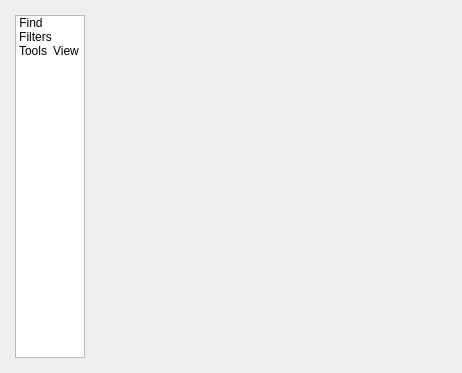
<?xml version="1.0" encoding="UTF-8"?>
<ui version="4.0">
 <class>SettingsFrameView</class>
 <widget class="QDockWidget" name="SettingsFrameView">
  <property name="geometry">
   <rect>
    <x>0</x>
    <y>0</y>
    <width>435</width>
    <height>373</height>
   </rect>
  </property>
  <property name="floating">
   <bool>true</bool>
  </property>
  <property name="windowTitle">
   <string>Frame View Settings</string>
  </property>
  <widget class="QWidget" name="dockWidgetContents">
   <layout class="QVBoxLayout" name="verticalLayout">
    <item>
     <layout class="QHBoxLayout" name="horizontalLayout">
      <property name="margin">
       <number>6</number>
      </property>
      <item>
       <widget class="QListWidget" name="iconWidget">
        <property name="maximumSize">
         <size>
          <width>16777215</width>
          <height>16777215</height>
         </size>
        </property>
        <property name="frameShadow">
         <enum>QFrame::Plain</enum>
        </property>
        <property name="lineWidth">
         <number>0</number>
        </property>
        <property name="verticalScrollBarPolicy">
         <enum>Qt::ScrollBarAlwaysOff</enum>
        </property>
        <property name="horizontalScrollBarPolicy">
         <enum>Qt::ScrollBarAlwaysOff</enum>
        </property>
        <property name="iconSize">
         <size>
          <width>48</width>
          <height>48</height>
         </size>
        </property>
        <property name="viewMode">
         <enum>QListView::IconMode</enum>
        </property>
        <item>
         <property name="text">
          <string>Find</string>
         </property>
         <property name="icon">
          <iconset>
           <normaloff>:/images/find.ico</normaloff>:/images/find.ico</iconset>
         </property>
        </item>
        <item>
         <property name="text">
          <string>Filters</string>
         </property>
         <property name="icon">
          <iconset>
           <normaloff>:/images/filter.ico</normaloff>:/images/filter.ico</iconset>
         </property>
        </item>
        <item>
         <property name="text">
          <string>Tools</string>
         </property>
         <property name="icon">
          <iconset>
           <normaloff>:/images/tools.ico</normaloff>:/images/tools.ico</iconset>
         </property>
        </item>
        <item>
         <property name="text">
          <string>View</string>
         </property>
         <property name="icon">
          <iconset>
           <normaloff>:/images/view.ico</normaloff>:/images/view.ico</iconset>
         </property>
        </item>
       </widget>
      </item>
      <item>
       <widget class="QStackedWidget" name="stackedWidget">
        <property name="currentIndex">
         <number>1</number>
        </property>
        <widget class="QWidget" name="findPage"/>
        <widget class="QWidget" name="filtersPage">
         <layout class="QGridLayout" name="gridLayout_3">
          <item row="0" column="0">
           <widget class="QWidget" name="widget" native="true"/>
          </item>
         </layout>
        </widget>
        <widget class="QWidget" name="toolsPage">
         <layout class="QVBoxLayout" name="verticalLayout_2">
          <item>
           <layout class="QGridLayout" name="gridLayout_2">
            <property name="margin">
             <number>0</number>
            </property>
            <item row="1" column="0">
             <widget class="QPushButton" name="applyButton">
              <property name="text">
               <string>Apply</string>
              </property>
             </widget>
            </item>
            <item row="2" column="3">
             <widget class="QPushButton" name="fitAllButton">
              <property name="text">
               <string>Fit All</string>
              </property>
             </widget>
            </item>
            <item row="2" column="0">
             <widget class="QLabel" name="label_3">
              <property name="text">
               <string>View :</string>
              </property>
             </widget>
            </item>
            <item row="2" column="2">
             <widget class="QPushButton" name="fitSelectionButton">
              <property name="text">
               <string>Fit Selection</string>
              </property>
             </widget>
            </item>
            <item row="2" column="1">
             <widget class="QPushButton" name="resetButton">
              <property name="text">
               <string>Reset View</string>
              </property>
             </widget>
            </item>
            <item row="1" column="3">
             <widget class="QPushButton" name="saveButton">
              <property name="text">
               <string>Save</string>
              </property>
             </widget>
            </item>
            <item row="1" column="1">
             <widget class="QCheckBox" name="showCheckBox">
              <property name="text">
               <string>show</string>
              </property>
             </widget>
            </item>
            <item row="3" column="3">
             <widget class="QPushButton" name="clearDataButton">
              <property name="text">
               <string>Clear Data</string>
              </property>
             </widget>
            </item>
           </layout>
          </item>
          <item>
           <widget class="QTabWidget" name="tabWidget">
            <property name="currentIndex">
             <number>0</number>
            </property>
            <widget class="QWidget" name="Color">
             <attribute name="title">
              <string>Color</string>
             </attribute>
             <layout class="QHBoxLayout" name="horizontalLayout_2">
              <item>
               <layout class="QGridLayout" name="gridLayout">
                <property name="margin">
                 <number>0</number>
                </property>
                <item row="2" column="1">
                 <widget class="QDoubleSpinBox" name="beginSpinBox">
                  <property name="maximum">
                   <double>0.000000000000000</double>
                  </property>
                  <property name="value">
                   <double>0.000000000000000</double>
                  </property>
                 </widget>
                </item>
                <item row="3" column="1">
                 <widget class="QDoubleSpinBox" name="endSpinBox">
                  <property name="maximum">
                   <double>100.000000000000000</double>
                  </property>
                  <property name="value">
                   <double>100.000000000000000</double>
                  </property>
                 </widget>
                </item>
                <item row="8" column="0">
                 <widget class="QCheckBox" name="color4CheckBox">
                  <property name="text">
                   <string>Color 4</string>
                  </property>
                 </widget>
                </item>
                <item row="5" column="1">
                 <widget class="QDoubleSpinBox" name="color1SpinBox">
                  <property name="decimals">
                   <number>3</number>
                  </property>
                  <property name="maximum">
                   <double>1.000000000000000</double>
                  </property>
                  <property name="singleStep">
                   <double>0.100000000000000</double>
                  </property>
                 </widget>
                </item>
                <item row="5" column="0">
                 <widget class="QCheckBox" name="color1CheckBox">
                  <property name="text">
                   <string>Color 1</string>
                  </property>
                 </widget>
                </item>
                <item row="5" column="2">
                 <widget class="QtColorPicker" name="color1Button">
                  <property name="text">
                   <string/>
                  </property>
                 </widget>
                </item>
                <item row="7" column="1">
                 <widget class="QDoubleSpinBox" name="color3SpinBox">
                  <property name="decimals">
                   <number>3</number>
                  </property>
                  <property name="maximum">
                   <double>1.000000000000000</double>
                  </property>
                  <property name="singleStep">
                   <double>0.100000000000000</double>
                  </property>
                 </widget>
                </item>
                <item row="8" column="2">
                 <widget class="QtColorPicker" name="color4Button">
                  <property name="text">
                   <string/>
                  </property>
                 </widget>
                </item>
                <item row="6" column="0">
                 <widget class="QCheckBox" name="color2CheckBox">
                  <property name="text">
                   <string>Color 2</string>
                  </property>
                 </widget>
                </item>
                <item row="3" column="0">
                 <widget class="QLabel" name="label_2">
                  <property name="text">
                   <string>Interval End</string>
                  </property>
                 </widget>
                </item>
                <item row="6" column="2">
                 <widget class="QtColorPicker" name="color2Button">
                  <property name="text">
                   <string/>
                  </property>
                 </widget>
                </item>
                <item row="6" column="1">
                 <widget class="QDoubleSpinBox" name="color2SpinBox">
                  <property name="decimals">
                   <number>3</number>
                  </property>
                  <property name="maximum">
                   <double>1.000000000000000</double>
                  </property>
                  <property name="singleStep">
                   <double>0.100000000000000</double>
                  </property>
                 </widget>
                </item>
                <item row="2" column="0">
                 <widget class="QLabel" name="label">
                  <property name="text">
                   <string>Interval Begin</string>
                  </property>
                 </widget>
                </item>
                <item row="4" column="0" colspan="3">
                 <widget class="Line" name="line">
                  <property name="orientation">
                   <enum>Qt::Horizontal</enum>
                  </property>
                 </widget>
                </item>
                <item row="7" column="2">
                 <widget class="QtColorPicker" name="color3Button">
                  <property name="text">
                   <string/>
                  </property>
                 </widget>
                </item>
                <item row="8" column="1">
                 <widget class="QDoubleSpinBox" name="color4SpinBox">
                  <property name="decimals">
                   <number>3</number>
                  </property>
                  <property name="maximum">
                   <double>1.000000000000000</double>
                  </property>
                  <property name="singleStep">
                   <double>0.100000000000000</double>
                  </property>
                  <property name="value">
                   <double>1.000000000000000</double>
                  </property>
                 </widget>
                </item>
                <item row="7" column="0">
                 <widget class="QCheckBox" name="color3CheckBox">
                  <property name="text">
                   <string>Color 3</string>
                  </property>
                 </widget>
                </item>
               </layout>
              </item>
             </layout>
            </widget>
           </widget>
          </item>
         </layout>
        </widget>
        <widget class="QWidget" name="viewPage"/>
       </widget>
      </item>
     </layout>
    </item>
   </layout>
  </widget>
 </widget>
 <customwidgets>
  <customwidget>
   <class>QtColorPicker</class>
   <extends>QPushButton</extends>
	 <header location="global">3rd/qtsln/qtcolorpicker/qtcolorpicker.h</header>
  </customwidget>
 </customwidgets>
 <resources/>
 <connections>
  <connection>
   <sender>color1CheckBox</sender>
   <signal>toggled(bool)</signal>
   <receiver>color1SpinBox</receiver>
   <slot>setEnabled(bool)</slot>
   <hints>
    <hint type="sourcelabel">
     <x>73</x>
     <y>71</y>
    </hint>
    <hint type="destinationlabel">
     <x>199</x>
     <y>71</y>
    </hint>
   </hints>
  </connection>
  <connection>
   <sender>color1CheckBox</sender>
   <signal>toggled(bool)</signal>
   <receiver>color1Button</receiver>
   <slot>setEnabled(bool)</slot>
   <hints>
    <hint type="sourcelabel">
     <x>73</x>
     <y>71</y>
    </hint>
    <hint type="destinationlabel">
     <x>326</x>
     <y>72</y>
    </hint>
   </hints>
  </connection>
  <connection>
   <sender>color2CheckBox</sender>
   <signal>toggled(bool)</signal>
   <receiver>color2SpinBox</receiver>
   <slot>setEnabled(bool)</slot>
   <hints>
    <hint type="sourcelabel">
     <x>73</x>
     <y>128</y>
    </hint>
    <hint type="destinationlabel">
     <x>199</x>
     <y>128</y>
    </hint>
   </hints>
  </connection>
  <connection>
   <sender>color2CheckBox</sender>
   <signal>toggled(bool)</signal>
   <receiver>color2Button</receiver>
   <slot>setEnabled(bool)</slot>
   <hints>
    <hint type="sourcelabel">
     <x>73</x>
     <y>128</y>
    </hint>
    <hint type="destinationlabel">
     <x>326</x>
     <y>129</y>
    </hint>
   </hints>
  </connection>
  <connection>
   <sender>iconWidget</sender>
   <signal>currentRowChanged(int)</signal>
   <receiver>stackedWidget</receiver>
   <slot>setCurrentIndex(int)</slot>
   <hints>
    <hint type="sourcelabel">
     <x>45</x>
     <y>196</y>
    </hint>
    <hint type="destinationlabel">
     <x>250</x>
     <y>196</y>
    </hint>
   </hints>
  </connection>
 </connections>
</ui>
